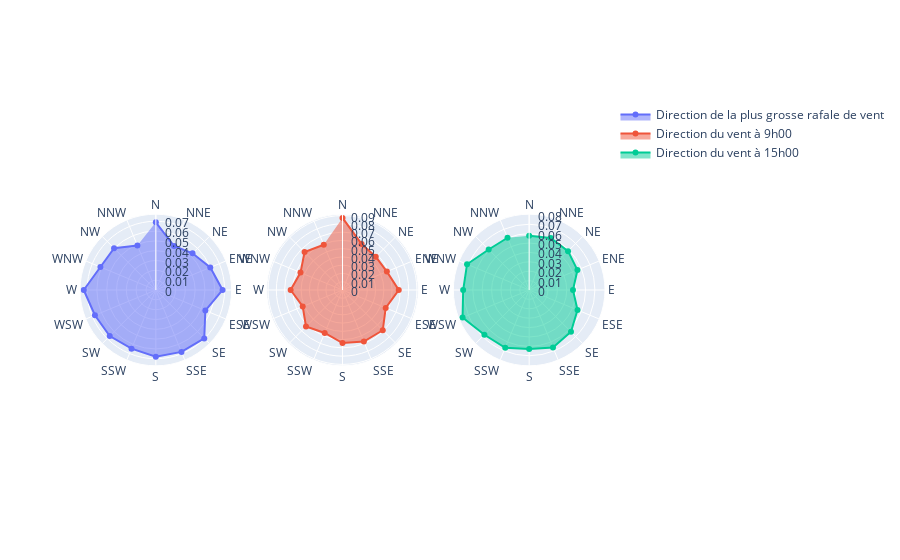

Source (notebook cell):
### Code cell
import plotly.graph_objects as go
from plotly.subplots import make_subplots

fig = make_subplots(rows=1, cols=3, specs=[[{'type': 'polar'}]*3])

px.line_polar(df, r="WindGustDir", theta="Direction",  line_close=True)

fig.add_trace(go.Scatterpolar( name = "Direction de la plus grosse rafale de vent",  r=df_stat_vent["WindGustDir"], theta=df_stat_vent["Direction"] ), 1, 1)
fig.add_trace(go.Scatterpolar( name = "Direction du vent à 9h00",  r=df_stat_vent["WindDir9am"], theta=df_stat_vent["Direction"] ), 1, 2)
fig.add_trace(go.Scatterpolar( name = "Direction du vent à 15h00",  r=df_stat_vent["WindDir3pm"], theta=df_stat_vent["Direction"] ), 1, 3)

fig.update_traces(fill='toself')

fig.update_layout(
    polar1 = dict(
      radialaxis_angle = 90,
      angularaxis = dict(
        direction = "clockwise")
    ),
     polar2 = dict(
      radialaxis_angle = 90,
      angularaxis = dict(
        direction = "clockwise")
    ),
      polar3 = dict(
      radialaxis_angle = 90,
      angularaxis = dict(
        direction = "clockwise")
    )
)

fig.show()

### Figure 1 — Plotly figure (JSON) as saved in the notebook; plotly's stock layout.template omitted (floating-point values rounded to 4 significant figures)
{"data": [{"fill": "toself", "name": "Direction de la plus grosse rafale de vent", "r": [0.06892, 0.04846, 0.05278, 0.05997, 0.06794, 0.05455, 0.06969, 0.0682, 0.06784, 0.06465, 0.06636, 0.06711, 0.07337, 0.06107, 0.0601, 0.04899], "subplot": "polar", "theta": ["N", "NNE", "NE", "ENE", "E", "ESE", "SE", "SSE", "S", "SSW", "SW", "WSW", "W", "WNW", "NW", "NNW"], "type": "scatterpolar"}, {"fill": "toself", "name": "Direction du vent à 9h00", "r": [0.08716, 0.06026, 0.05687, 0.05809, 0.06802, 0.05656, 0.06885, 0.06755, 0.06419, 0.05624, 0.06244, 0.05207, 0.06271, 0.05496, 0.06486, 0.05916], "subplot": "polar2", "theta": ["N", "NNE", "NE", "ENE", "E", "ESE", "SE", "SSE", "S", "SSW", "SW", "WSW", "W", "WNW", "NW", "NNW"], "type": "scatterpolar"}, {"fill": "toself", "name": "Direction du vent à 15h00", "r": [0.05775, 0.05999, 0.05851, 0.05563, 0.04666, 0.05572, 0.06295, 0.06623, 0.06283, 0.06655, 0.06739, 0.07674, 0.07028, 0.07158, 0.06096, 0.06022], "subplot": "polar3", "theta": ["N", "NNE", "NE", "ENE", "E", "ESE", "SE", "SSE", "S", "SSW", "SW", "WSW", "W", "WNW", "NW", "NNW"], "type": "scatterpolar"}], "layout": {"polar": {"angularaxis": {"direction": "clockwise"}, "domain": {"x": [0, 0.2889], "y": [0, 1]}, "radialaxis": {"angle": 90}}, "polar2": {"angularaxis": {"direction": "clockwise"}, "domain": {"x": [0.3556, 0.6444], "y": [0, 1]}, "radialaxis": {"angle": 90}}, "polar3": {"angularaxis": {"direction": "clockwise"}, "domain": {"x": [0.7111, 1], "y": [0, 1]}, "radialaxis": {"angle": 90}}}}
